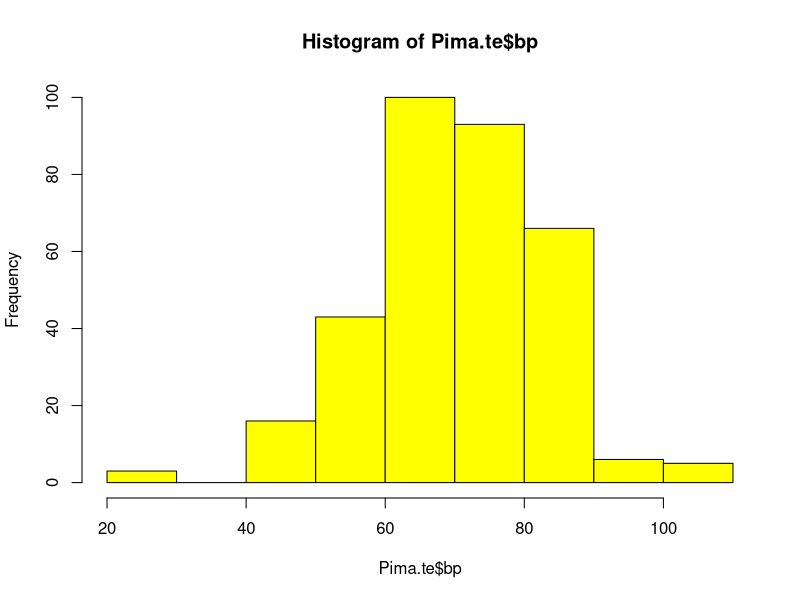
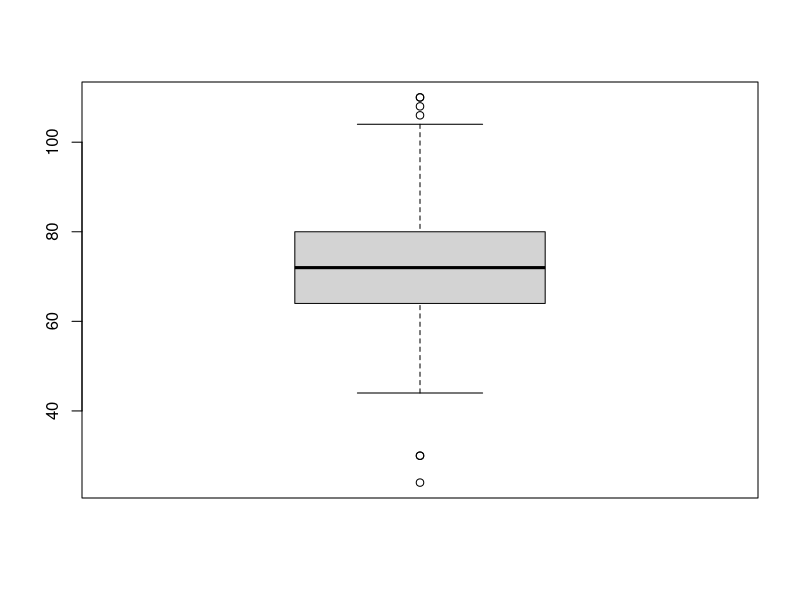

R code for these plots, in order: (Note: this script raises an error after producing the figures.)
#day5
#Logistic Regression with Training & Testing concepts
install.packages(c("ggplot2","lattice","caret","e1071"))
install.packages("MASS")
install.packages("caTools")

library(MASS)
library(caTools)
library(psych)
library(ROCR)

#pima.te= read.csv("..............")

data("Pima.te")
#pima<- Pima.te
View(Pima.te)

head(Pima.te)
tail((Pima.te))
summary(Pima.te)
library(psych)
describe(Pima.te)
describe(Pima.te$glu)
describe(Pima.te$bp)
View(Pima.te)
hist(Pima.te$bp,col="Yellow")
boxplot(Pima.te$bp)

#approach 1 to split data
set.seed(15)

split<-sample.split(Pima.te,SplitRatio = 0.80)
#
split
training<-subset(Pima.te,split==TRUE)
View(training)
testing<-subset(Pima.te,split==FALSE)
View(testing)

#divide the data into training & testing data
#instead of using library caTools and splittin the data 
id<-sample(2,nrow(Pima.te),prob = c(0.8,0.2),replace= TRUE)
id

training<-Pima.te[id==1,]
testing<-Pima.te[id==2,]

#generalised linear model
# ~. means all the predictor variables
Pima.te$type

model<- glm(type ~.,training,family="binomial")
summary(model)

model <-lm(Price~.,data=tra)

library(ROCR)
res4<-predict(model1,training,type="response")
res4

ROCRPred <-prediction(res4,training$type)
ROCRPref<-performance(ROCRPred,"tpr","fpr")
plot(ROCRPref,colorize=TRUE,print.cutoffs.at=seq(0.1,by=0.1))


res<-predict(model,testing,type="response")
res
table(ActualValue=testing$type,PredictedValue = res>0.5)

model1<- glm(type ~.-bp,training,family="binomial")
summary(model1)
res1<-predict(model1,testing,type="response")
table(ActualValue=testing$type,PredictedValue = res1>0.5)

model2<- glm(type ~.-skin,training,family="binomial")
summary(model2)

res2<-predict(model2,testing,type="response")
table(ActualValue=testing$type,PredictedValue = res2>0.5)

model3<- glm(type ~.-skin-bp-age,training,family="binomial")
summary(model3)

res3<-predict(model2,testing,type="response")
table(ActualValue=testing$type,PredictedValue = res3>0.5)

table(ActualValue=training$type,PredictedValue = res4>0.3)     
plot(ROCRPref,colrize=TRUE,print.cutoffs.at=seq(0.1,by=0.1))   
res1<-predict(model1,training,type="response")
table(ActualValue=training$type,PredictedValue = res1>0.5)
plot(ROCRPref,colrize=TRUE,print.cutoffs.at=seq(0.1,by=0.1))
res5<-predict(model1,training,type="response")
ROCRPred <-prediction(res5,training$type)
ROCRPref<-performance(ROCRPred,"tpr","fpr")
table(ActualValue=training$type,PredictedValue = res5>0.2)
plot(ROCRPref,colrize=TRUE,print.cutoffs.at=seq(0.1,by=0.1))
#Threshold point should be 0.30
#Testing
model2<- glm(type ~.,testing,family="binomial")
summary(model)
restest<-predict(model2,testing,type="response")
ROCRPred <-prediction(restest,testing$type)
ROCRPref<-performance(ROCRPred,"tpr","fpr")
plot(ROCRPref,colrize=TRUE,print.cutoffs.at=seq(0.1,by=0.1))

table(ActualValue=testing$type,PredictedValue = restest>0.3)
table(ActualValue=testing$type,PredictedValue = restest>0.5)
table(ActualValue=testing$type,PredictedValue = restest>0.4)
